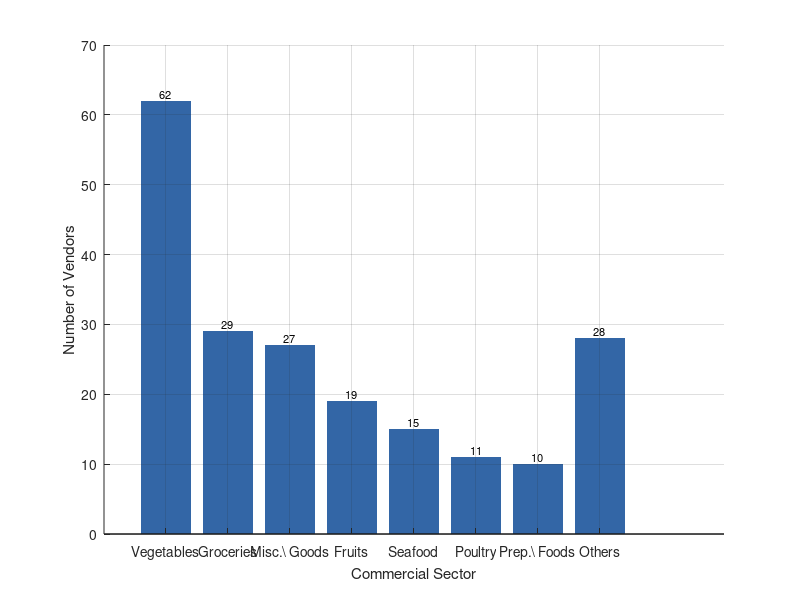
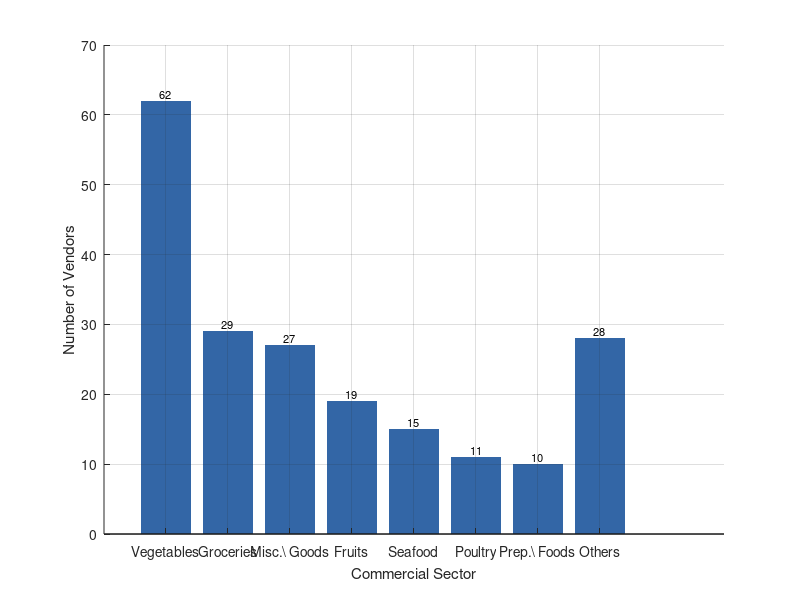
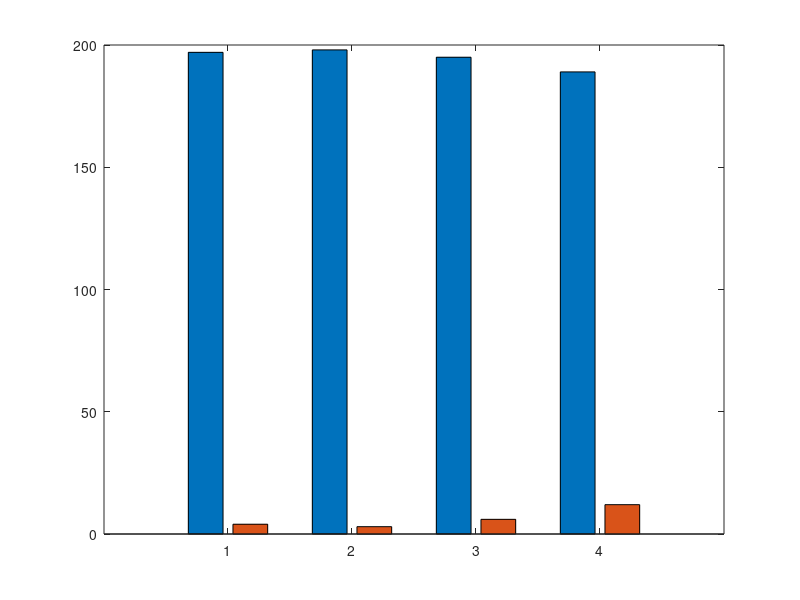

These figures' MATLAB source, in order: (Note: this script raises an error after producing the figures.)
% =========================================================================
% Title:   Vendor-Centric Diagnostic of Traditional Public Markets
%          Complete Figure Generation Script (Version 2 — GitHub Release)
% Project: Municipal Market "Sauces 9", Guayaquil, Ecuador (2026)
% Author:  Research Team (anonymised for peer review)
% Purpose: Reproduces ALL figures in the manuscript:
%          Fig 1  — Commercial activity bar chart
%          Fig 2  — Administrative compliance grouped bar chart
%          Fig 3  — Loading dock pie chart
%          Fig 4  — Digital adoption bar chart
%          Fig 5  — Sales trend bar chart
%          Fig 6  — Musculoskeletal pain line chart
%          Fig 7  — Monte Carlo PDF (main logistics figure)
%          Fig 8  — Sensitivity analysis horizontal bar chart
%          Fig 9  — PLS-SEM path diagram (SVG-style annotation)
% Output:  All figures saved as high-resolution PNG (300 dpi) and PDF
% =========================================================================

clear; clc; close all;
rng(2026);   % Fixed seed for exact reproducibility

% -------------------------------------------------------------------------
% COLOUR PALETTE  (consistent across all figures)
% -------------------------------------------------------------------------
C_BLUE   = [0.20, 0.40, 0.65];   % primary bars / histogram
C_ORANGE = [0.85, 0.40, 0.10];   % KDE curve / accent
C_GREEN  = [0.18, 0.60, 0.35];   % positive sensitivity
C_RED    = [0.80, 0.15, 0.15];   % negative sensitivity / critical line
C_PURPLE = [0.50, 0.25, 0.70];   % digital adoption
C_PINK   = [0.85, 0.25, 0.55];   % sales trend decreased
C_GREY   = [0.45, 0.45, 0.45];   % stable sales
C_TEAL   = [0.20, 0.50, 0.55];   % Monte Carlo histogram
FONT_SZ  = 10;

% Output folder
outDir = 'figures_V2';
if ~exist(outDir, 'dir'); mkdir(outDir); end

function save_fig(fig, name, outDir)
    exportgraphics(fig, fullfile(outDir, [name '.png']), ...
        'Resolution', 300);
    exportgraphics(fig, fullfile(outDir, [name '.pdf']));
    fprintf('Saved: %s\n', name);
end

% =========================================================================
% FIGURE 1 — Distribution of Commercial Activities (n = 201)
% =========================================================================
sectors   = {'Vegetables','Groceries','Misc.\ Goods','Fruits', ...
             'Seafood','Poultry','Prep.\ Foods','Others'};
freq_act  = [62, 29, 27, 19, 15, 11, 10, 28];   % 28 = collapsed others

fig1 = figure('Color','white','Position',[100 100 700 420]);
b = bar(freq_act, 'FaceColor', C_BLUE, 'EdgeColor', 'none');
set(gca, 'XTickLabel', sectors, 'FontSize', FONT_SZ, 'Box', 'off');
xlabel('Commercial Sector',   'FontSize', FONT_SZ+1);
ylabel('Number of Vendors',   'FontSize', FONT_SZ+1);
%title('Fig.~1 — Distribution of commercial activities among surveyed market stalls','FontSize', FONT_SZ+1, 'FontWeight', 'bold');
xtickangle(30); grid on; ylim([0 70]);
text(1:numel(freq_act), freq_act+1, num2str(freq_act'), ...
    'HorizontalAlignment','center','FontSize',8);
save_fig(fig1, 'vendor_activity', outDir);

% =========================================================================
% FIGURE 2 — Administrative Compliance Grouped Bar Chart (n = 201)
% =========================================================================
params_adm   = {'Occupancy Permit','Operating Tax','Cadastral Registry', ...
                'Price List Display'};
compliant    = [197, 198, 195, 189];
noncompliant = [4,   3,   6,   12];
data_adm     = [compliant; noncompliant]';

fig2 = figure('Color','white','Position',[100 100 700 420]);
b2 = bar(data_adm, 'grouped');
b2(1).FaceColor = [0.15, 0.60, 0.30];   % green
b2(2).FaceColor = [0.75, 0.15, 0.15];   % red
b2(1).EdgeColor = 'none';
b2(2).EdgeColor = 'none';
set(gca,'XTickLabel', params_adm,'FontSize',FONT_SZ,'Box','off');
xlabel('Administrative Parameter','FontSize',FONT_SZ+1);
ylabel('Number of Stalls','FontSize',FONT_SZ+1);
%title('Fig.~2 — Administrative and municipal permit compliance among vendors','FontSize',FONT_SZ+1,'FontWeight','bold');
legend({'Yes / Compliant','No / Irregular'},'Location','northeast','FontSize',9);
xtickangle(20); grid on; ylim([0 210]);
save_fig(fig2, 'vendor_permits', outDir);

% =========================================================================
% FIGURE 3 — Loading Dock Evaluation Pie Chart (n = 201)
% =========================================================================
dock_vals    = [62.69, 33.83, 3.48];
dock_labels  = {'Adequate \& Orderly','Conflictive / Insufficient','Chaotic / Uncontrolled'};
dock_colors  = [C_BLUE; [0.95,0.60,0.10]; C_RED];

fig3 = figure('Color','white','Position',[100 100 600 440]);
p = pie(dock_vals);
for k = 1:2:length(p)
    p(k).FaceColor = dock_colors((k+1)/2, :);
    p(k).EdgeColor = 'white';
end
for k = 2:2:length(p)
    p(k).FontSize = 10;
end
%title('Fig.~3 — Vendor evaluation of loading dock access and logistical friction','FontSize',FONT_SZ+1,'FontWeight','bold');
legend(dock_labels,'Location','southoutside','FontSize',9,'Orientation','horizontal');
save_fig(fig3, 'vendor_dock', outDir);

% =========================================================================
% FIGURE 4 — Digital Adoption Bar Chart (n = 201)
% =========================================================================
dig_labels = {'Basic Usage','Habitual Use','No Digital Tools'};
dig_vals   = [91, 56, 54];

fig4 = figure('Color','white','Position',[100 100 620 420]);
bar(dig_vals, 'FaceColor', C_PURPLE, 'EdgeColor','none');
set(gca,'XTickLabel', dig_labels,'FontSize',FONT_SZ,'Box','off');
ylabel('Number of Vendors','FontSize',FONT_SZ+1);
xlabel('Adoption Level','FontSize',FONT_SZ+1);
%title('Fig.~4 — Adoption of digital tools and electronic payment systems among vendors','FontSize',FONT_SZ+1,'FontWeight','bold');
grid on; ylim([0 100]);
text(1:3, dig_vals+1.5, num2str(dig_vals'),'HorizontalAlignment','center','FontSize',9);
save_fig(fig4, 'vendor_digital', outDir);

% =========================================================================
% FIGURE 5 — Sales Trend Bar Chart (n = 201)
% =========================================================================
sales_labels = {'Decreased','Maintained','Increased'};
sales_vals   = [103, 88, 9];
sales_colors = [C_PINK; C_GREY; [0.75, 0.80, 0.20]];

fig5 = figure('Color','white','Position',[100 100 620 420]);
bh = bar(sales_vals);
for k = 1:3
    bh.FaceColor = 'flat';
    bh.CData(k,:) = sales_colors(k,:);
end
set(gca,'XTickLabel', sales_labels,'FontSize',FONT_SZ,'Box','off');
ylabel('Number of Vendors','FontSize',FONT_SZ+1);
xlabel('Sales Trend (compared to previous year)','FontSize',FONT_SZ+1);
%title('Fig.~5 — Daily sales and income trends compared to the previous operational year','FontSize',FONT_SZ+1,'FontWeight','bold');
grid on; ylim([0 115]);
text(1:3, sales_vals+2, num2str(sales_vals'),'HorizontalAlignment','center','FontSize',9);
save_fig(fig5, 'vendor_sales', outDir);

% =========================================================================
% FIGURE 6 — Musculoskeletal Pain Line Chart (n = 201)
% =========================================================================
pain_labels = {'Never','Rarely','Frequently','Always'};
pain_vals   = [82, 64, 48, 7];

fig6 = figure('Color','white','Position',[100 100 620 420]);
plot(1:4, pain_vals, '-o', 'Color', [0.50 0.10 0.10], ...
    'LineWidth', 2.2, 'MarkerSize', 8, 'MarkerFaceColor', [0.50 0.10 0.10]);
set(gca,'XTick',1:4,'XTickLabel', pain_labels,'FontSize',FONT_SZ,'Box','off');
ylabel('Number of Vendors','FontSize',FONT_SZ+1);
xlabel('Pain Frequency','FontSize',FONT_SZ+1);
%title('Fig.~6 — Frequency of vendor musculoskeletal fatigue and physical pain','FontSize',FONT_SZ+1,'FontWeight','bold');
grid on; ylim([0 90]);
text(1:4, pain_vals+2, num2str(pain_vals'),'HorizontalAlignment','center','FontSize',9);
save_fig(fig6, 'vendor_pain', outDir);

% =========================================================================
% FIGURE 7 — Monte Carlo Probability Density (MAIN LOGISTICS FIGURE)
% =========================================================================
N_iterations = 10000;
mu_log    = log(45);
sigma_log = 0.32;
simulated_unload_times = lognrnd(mu_log, sigma_log, N_iterations, 1);

% Morning peak-hour stochastic shock (65 % of vendors face congested windows)
peak_indicator = rand(N_iterations, 1) < 0.65;
simulated_unload_times(peak_indicator) = ...
    simulated_unload_times(peak_indicator) * 1.28;

% Summary statistics
mean_time          = mean(simulated_unload_times);
std_time           = std(simulated_unload_times);
median_time        = median(simulated_unload_times);
percentile_90      = prctile(simulated_unload_times, 90);
critical_delay_pct = (sum(simulated_unload_times > 60) / N_iterations) * 100;

fprintf('\n=== MONTE CARLO LOGISTICS SIMULATION RESULTS ===\n');
fprintf('  Mean unloading duration (mu):         %.2f min\n', mean_time);
fprintf('  Standard deviation (sigma):           %.2f min\n', std_time);
fprintf('  Median unloading duration:            %.2f min\n', median_time);
fprintf('  90th percentile:                      %.2f min\n', percentile_90);
fprintf('  P(unloading > 60 min):                %.2f%%\n\n', critical_delay_pct);

fig7 = figure('Color','white','Position',[150, 150, 750, 450]);
histogram(simulated_unload_times, 50, 'Normalization','pdf', ...
          'FaceColor', C_TEAL, 'EdgeColor','none'); hold on;

[pdf_y, pdf_x] = ksdensity(simulated_unload_times);
plot(pdf_x, pdf_y, 'LineWidth', 2.5, 'Color', C_ORANGE);

xline(60, '--r', 'LineWidth', 1.8, ...
    'Label', sprintf('Critical Threshold (60 min)\nP(T>60) = %.1f%%', ...
    critical_delay_pct), 'LabelOrientation','horizontal', ...
    'LabelVerticalAlignment','bottom');

xlabel('Simulated Unloading Duration (Minutes)', 'FontSize', FONT_SZ+1);
ylabel('Probability Density Function (PDF)',      'FontSize', FONT_SZ+1);
%title(sprintf(['Fig.~7 — Monte Carlo PDF: Vendor Unloading Times\n''\\mu =
%%.1f min,  \\sigma = %.1f min,  N = %d iterations'],mean_time, std_time, N_iterations),'FontSize', FONT_SZ+1, 'FontWeight', 'bold');
legend({'Simulation Histogram','Kernel Density Fit','Critical Threshold'}, ...
    'Location','northeast','FontSize',9);
grid on; box on; xlim([0 200]);
save_fig(fig7, 'montecarlomercado', outDir);

% =========================================================================
% FIGURE 8 — Sensitivity Analysis Horizontal Bar Chart
% =========================================================================
sens_labels = {'Credit Access','Wholesale Price Index','Digital Adoption', ...
               'Loading Dock Delay','Electrical Stability'};
sens_vals   = [-0.18, -0.31, 0.28, 0.35, 0.42];
colors_sens = arrayfun(@(v) ...
    [((v < 0)*C_RED(1) + (v >= 0)*C_GREEN(1)), ...
     ((v < 0)*C_RED(2) + (v >= 0)*C_GREEN(2)), ...
     ((v < 0)*C_RED(3) + (v >= 0)*C_GREEN(3))], ...
    sens_vals, 'UniformOutput', false);
colors_sens = vertcat(colors_sens{:});

fig8 = figure('Color','white','Position',[100 100 680 380]);
bh8 = barh(sens_vals,'FaceColor','flat','EdgeColor','none');
bh8.CData = colors_sens;
set(gca,'YTickLabel', sens_labels,'FontSize',FONT_SZ,'Box','off');
xlabel('Sensitivity Coefficient (Standardised Regression)','FontSize',FONT_SZ+1);
%title('Fig.~8 — Sensitivity coefficients of primary operational parameters on vendor commercial profitability','FontSize',FONT_SZ+1,'FontWeight','bold');
xline(0,'k-','LineWidth',0.8); grid on;
xlim([-0.40 0.55]);
save_fig(fig8, 'sensitivity_analysis', outDir);

% =========================================================================
% FIGURE 9 — PLS-SEM Path Diagram (schematic annotation)
% =========================================================================
fig9 = figure('Color','white','Position',[100 100 800 480]);
axis off; hold on;

% Box positions [x_center, y_center, width, height]
boxes = struct();
boxes.xi1  = [0.15, 0.75, 0.22, 0.12];  % Infrastructure Stability
boxes.xi2  = [0.15, 0.50, 0.22, 0.12];  % Logistics Friction
boxes.xi3  = [0.15, 0.25, 0.22, 0.12];  % Digital Adoption
boxes.eta  = [0.72, 0.50, 0.22, 0.12];  % Commercial Resilience

draw_box = @(b, label, clr) annotation('textbox', ...
    [b(1)-b(3)/2, b(2)-b(4)/2, b(3), b(4)], ...
    'String', label, 'HorizontalAlignment','center', ...
    'VerticalAlignment','middle', 'FontSize', 10, 'FontWeight','bold', ...
    'BackgroundColor', clr, 'EdgeColor', [0.3 0.3 0.3], ...
    'LineWidth', 1.4, 'FitBoxToText', false);

draw_box(boxes.xi1, sprintf('Infrastructure\nStability (\x03BE_1)'), [0.75 0.88 0.95]);
draw_box(boxes.xi2, sprintf('Logistics\nFriction (\x03BE_2)'),       [1.00 0.80 0.70]);
draw_box(boxes.xi3, sprintf('Digital\nAdoption (\x03BE_3)'),         [0.75 0.95 0.75]);
draw_box(boxes.eta, sprintf('Commercial\nResilience (\x03B7)'),       [0.95 0.95 0.70]);

% Arrows and beta labels
arrow_props = {'HeadStyle','vback2','LineStyle','-','LineWidth',2.0};

arr_col = @(b) [0.1 0.1 0.1];

% H1: xi1 -> eta  (positive)
annotation('arrow',[boxes.xi1(1)+boxes.xi1(3)/2, 0.62], ...
    [boxes.xi1(2), boxes.eta(2)+0.02], arrow_props{:}, 'Color',C_GREEN);
text(0.43, 0.71, '\beta = +0.499***', 'FontSize',9.5, ...
    'Color',C_GREEN,'FontWeight','bold','Units','normalized');

% H2: xi2 -> eta  (negative)
annotation('arrow',[boxes.xi2(1)+boxes.xi2(3)/2, 0.61], ...
    [boxes.xi2(2), boxes.eta(2)], arrow_props{:}, 'Color',C_RED);
text(0.43, 0.49, '\beta = -0.316**', 'FontSize',9.5, ...
    'Color',C_RED,'FontWeight','bold','Units','normalized');

% H3: xi3 -> eta  (positive)
annotation('arrow',[boxes.xi3(1)+boxes.xi3(3)/2, 0.62], ...
    [boxes.xi3(2), boxes.eta(2)-0.02], arrow_props{:}, 'Color',C_GREEN);
text(0.43, 0.29, '\beta = +0.355***', 'FontSize',9.5, ...
    'Color',C_GREEN,'FontWeight','bold','Units','normalized');

% R2 label inside eta box area
text(0.72, 0.38, 'R^2 = 0.487', 'FontSize',9,'Units','normalized', ...
    'HorizontalAlignment','center','Color',[0.3 0.3 0.3]);

% Hypothesis labels
text(0.08, 0.75, 'H1', 'FontSize',9,'FontWeight','bold','Units','normalized');
text(0.08, 0.50, 'H2', 'FontSize',9,'FontWeight','bold','Units','normalized');
text(0.08, 0.25, 'H3', 'FontSize',9,'FontWeight','bold','Units','normalized');

%title('Fig.~9 — PLS-SEM structural path diagram: hypotheses H1–H3', 'FontSize',FONT_SZ+1,'FontWeight','bold');
annotation('textbox',[0.01 0.01 0.5 0.06],'String', ...
    '*** p < 0.001  ** p < 0.01   (bootstrapping 5,000 subsamples)', ...
    'FontSize',8,'EdgeColor','none','Color',[0.4 0.4 0.4]);

save_fig(fig9, 'plssem_path_diagram', outDir);

% =========================================================================
% FIGURE 10 — PLS-SEM Measurement Model Summary (bar chart of loadings)
% =========================================================================
indicator_names = {'\xi_1 — Lighting adequacy', ...
                   '\xi_1 — Electrical reliability', ...
                   '\xi_1 — Refrigeration access', ...
                   '\xi_2 — Dock congestion (rev.)', ...
                   '\xi_2 — Wait-time category', ...
                   '\xi_3 — Digital tool level', ...
                   '\xi_3 — Training interest', ...
                   '\eta — Sales trend', ...
                   '\eta — Income diversification', ...
                   '\eta — Credit access'};
loadings = [0.783, 0.812, 0.634, 0.801, 0.708, 0.836, 0.738, 0.792, 0.741, 0.616];
load_colors = [repmat(C_BLUE,3,1); repmat(C_RED,2,1); ...
               repmat(C_GREEN,2,1); repmat(C_PURPLE,3,1)];

fig10 = figure('Color','white','Position',[100 100 750 480]);
bh10 = barh(loadings,'FaceColor','flat','EdgeColor','none');
bh10.CData = load_colors;
set(gca,'YTickLabel', indicator_names, 'FontSize', 9, 'Box','off');
xlabel('Outer Loading (\lambda)','FontSize',FONT_SZ+1);
%title('Fig.~10 — PLS-SEM outer loadings for all reflective indicators', 'FontSize',FONT_SZ+1,'FontWeight','bold');
xline(0.70, 'k--','LineWidth',1.2,'Label','Threshold \lambda = 0.70');
xlim([0.50 0.90]); grid on;
legend({'\xi_1 Infrastructure Stability','\xi_2 Logistics Friction', ...
    '\xi_3 Digital Adoption','\eta Commercial Resilience'}, ...
    'Location','southeast','FontSize',8);
save_fig(fig10, 'plssem_loadings', outDir);

% =========================================================================
% FINAL CONSOLE SUMMARY
% =========================================================================
fprintf('\n=== ALL FIGURES GENERATED ===\n');
fprintf('Output folder: %s\n', fullfile(pwd, outDir));
fprintf('Files: vendor_activity, vendor_permits, vendor_dock, vendor_digital,\n');
fprintf('       vendor_sales, vendor_pain, montecarlomercado, sensitivity_analysis,\n');
fprintf('       plssem_path_diagram, plssem_loadings  (PNG + PDF each)\n\n');
fprintf('Monte Carlo key results (seed = 2026, N = %d):\n', N_iterations);
fprintf('  mu = %.2f min | sigma = %.2f min | P(T>60) = %.2f%%\n', ...
    mean_time, std_time, critical_delay_pct);
fprintf('  Median = %.2f min | 90th percentile = %.2f min\n\n', ...
    median_time, percentile_90);
